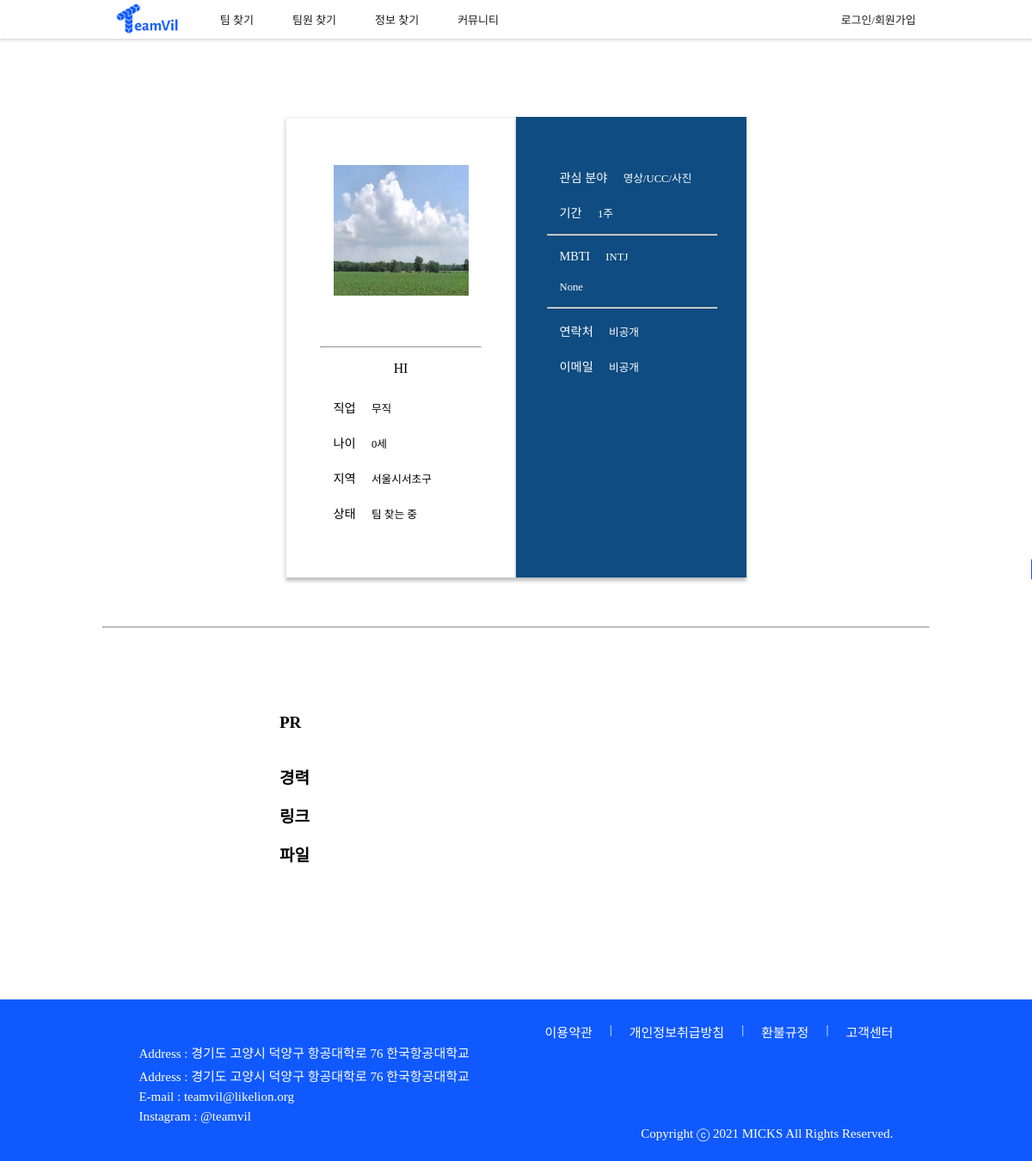
Before: /member/member_detail/11 with the older database file.
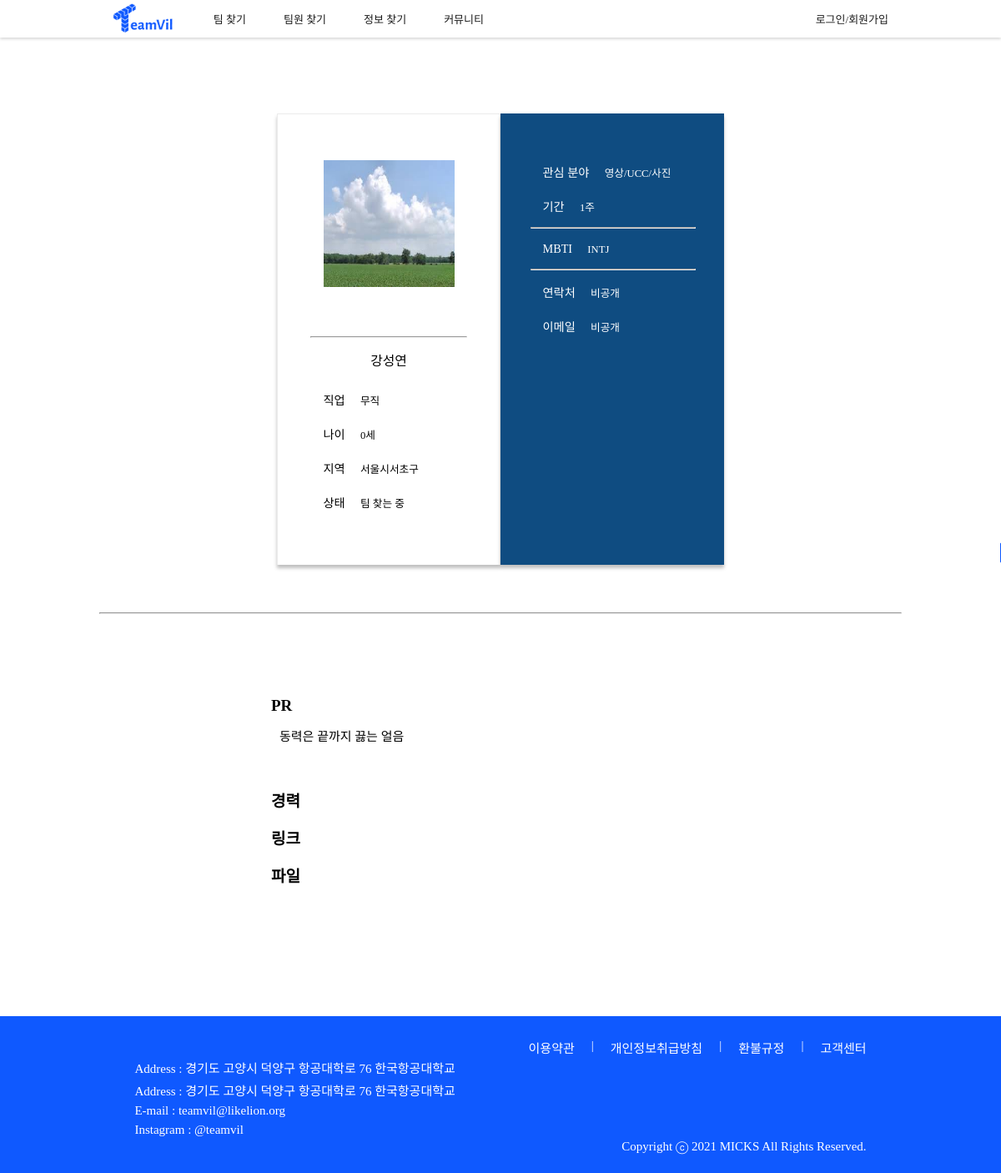
After: the same page with the newer database file.
### account/models.py (models this page shows, shortened)
class Profile(models.Model):
    user_id = models.ForeignKey(User, on_delete = models.CASCADE, db_column="user_id")
    name = models.CharField(max_length=25)
    mbti_id = models.ForeignKey(Mbti, on_delete = models.CASCADE, db_column="mbti_id")
    mbti_detail = models.CharField(max_length=100, null=True)
    email = models.CharField(max_length=45)
    phone = models.CharField(max_length=15)
    birthday = models.DateField()
    region1_id = models.ForeignKey(Region1, on_delete = models.CASCADE, db_column="region1_id")
    region2_id = models.ForeignKey(Region2, on_delete = models.CASCADE, db_column="region2_id")
    openPhone = models.IntegerField()
    openEmail = models.IntegerField()
    term_id = models.ForeignKey(Term, on_delete = models.CASCADE, db_column="term_id")
    field1_id = models.ForeignKey(Field1, on_delete = models.CASCADE, db_column="field1_id")
    field2 = models.CharField(max_length=20)
    state = models.IntegerField()
    job_id = models.ForeignKey(Job, on_delete = models.CASCADE, db_column="job_id")
    education_id = models.ForeignKey(Education, on_delete = models.CASCADE, db_column="education_id", null=True)
    isLink = models.IntegerField()
    isFile = models.IntegerField()
    isCarrer = models.IntegerField()
    pr = models.TextField(null=True)
    register = models.DateTimeField(default=timezone.now)
    photo = models.FileField(null=True)
    isReview = models.IntegerField()
    view_cnt = models.IntegerField(default=0)
    submit = models.IntegerField(default=0)

class Job(models.Model):
    job = models.CharField(max_length=20)

class Term(models.Model):
    term = models.CharField(max_length=20)
    term_type = models.IntegerField()

class Mbti(models.Model):
    mbti = models.CharField(max_length=4)
    mbti_cnt = models.IntegerField(default=0)

### home/models.py (models this page shows, shortened)
class Region1(models.Model):
    region1 = models.CharField(max_length=20)

class Region2(models.Model):
    region1_id = models.ForeignKey(Region1, on_delete = models.CASCADE, db_column="region1_id")
    region2 = models.CharField(max_length=20)

class Field1(models.Model):
    field1 = models.CharField(max_length=20)

### account/views.py (the view)
# urls.py: path('member_detail/<int:profile_id>', views.member_detail, name = "member_detail"),
def member_detail(request, profile_id):
    profile = Profile.objects.get(id = profile_id)
    carrers = User_carrer.objects.filter(user_id = profile.user_id)
    user_links = User_link.objects.filter(user_id = profile.user_id)
    user_files = User_file.objects.filter(user_id = profile.user_id)
    return render(request, "member_detail.html", {"profile":profile, "carrers":carrers,
                "user_links": user_links, "user_files": user_files})

### teamvil/templatetags/custom_tags.py (called while the page is built)
@register.simple_tag
def getAge(birthday):
    now = int(datetime.datetime.today().year)
    birthday = int(birthday.strftime('%Y'))
    return now - birthday

### account/templates/member_detail.html (shortened to what the changed rows need)
<!DOCTYPE html>
<html lang="en">
    {% load static %}
    {% load custom_tags %}
    <head>
        <link rel="stylesheet" href="{% static 'css/base.css' %}">
        <link rel="stylesheet" href="{% static 'css/member_detail.css' %}">
    </head>
    <body>
        <div class="member_detail-all">
            <div class="member_detail-container">
                <div class="member_detail-profile">
                    <div class="member_detail-profile-important">
                        <h1 class="spoqa-regular">{{profile.name}}</h1>
                        <p>
                            <span class="member_detail-profile-title spoqa-regular">직업</span>
                            <span class="member_detail-profile-body spoqa-light">{{profile.job_id.job}}</span>
                        </p>
                        <p>
                            <span class="member_detail-profile-title spoqa-regular">나이</span>
                            <span class="member_detail-profile-body spoqa-light">{% getAge profile.birthday %}세</span>
                        </p>
                        <p>
                            <span class="member_detail-profile-title spoqa-regular">지역</span>
                            <span class="member_detail-profile-body spoqa-light">{{profile.region1_id.region1}}{{profile.region2_id.region2}}</span>
                        </p>
                        <p>
                            <span class="member_detail-profile-title spoqa-regular">상태</span>
                            <span class="member_detail-profile-body spoqa-light">
                            </span>
                        </p>
                    </div>
                </div>
                <div class="member_detail-profiles">
                    <div class="member_detail-profile-more">
                        <p>
                            <span class="member_detail-profile-more-title spoqa-regular">관심 분야</span>
                            <span class="member_detail-profile-more-body spoca-light">{{profile.field1_id.field1}}</span>
                        </p>
                        <p>
                            <span class="member_detail-profile-more-title spoqa-regular">기간</span>
                            <span class="member_detail-profile-more-body spoca-light">{{profile.term_id.term}}</span>
                        </p>
                        <hr class="member_detail-profile-more-line">
                        <p>
                            <span class="member_detail-profile-more-title spoqa-regular">MBTI</span>
                            <span class="member_detail-profile-more-body spoca-light">{{profile.mbti_id.mbti}}</span>
                        </p>
                        {% if profile.mbti_detail == None %}
                            <p class="member_detail-profile-body spoca-light">{{profile.mbti_detail}}</p>
                        {% endif %}
                        <hr class="member_detail-profile-more-line">
                        <p>
                            <span class="member_detail-profile-more-title spoqa-regular">연락처</span>
                            <span class="member_detail-profile-body spoca-light">
                            </span>
                        </p>
                        <p>
                            <span class="member_detail-profile-more-title spoqa-regular">이메일</span>
                            <span class="member_detail-profile-body spoca-light">
                            </span>
                        </p>
                    </div>
                </div>
            </div>
        </div>
        <div class="member_detail-profile-etc-container">
            <div class="member_detail-profile-etc">
                <p class="member_detail-profile-etc-title spoqa-bold">PR</p>
                <p class="member_detail-profile-etc-body-pr spoqa-light">
                {% if profile.pr != None %}
                {{profile.pr}}
                {% endif %}
                </p>
                <p class="member_detail-profile-etc-title spoqa-bold">경력</p>
                <p class="member_detail-profile-etc-body spoqa-light">
                </p>
                <p class="member_detail-profile-etc-title spoqa-bold">링크</p>
                <p class="member_detail-profile-etc-body spoqa-light">
                </p>
                <p class="member_detail-profile-etc-title spoqa-bold">파일</p>
                <p class="member_detail-profile-etc-body spoqa-light">
                </p>
            </div>
        </div>
    </body>
</html>

Changed rows visible on the page:
changed Profile "무직": name "HI" → "강성연"; pr (not shown) → "동력은 끝까지 끓는 얼음"; mbti_detail "None" → (not shown)
